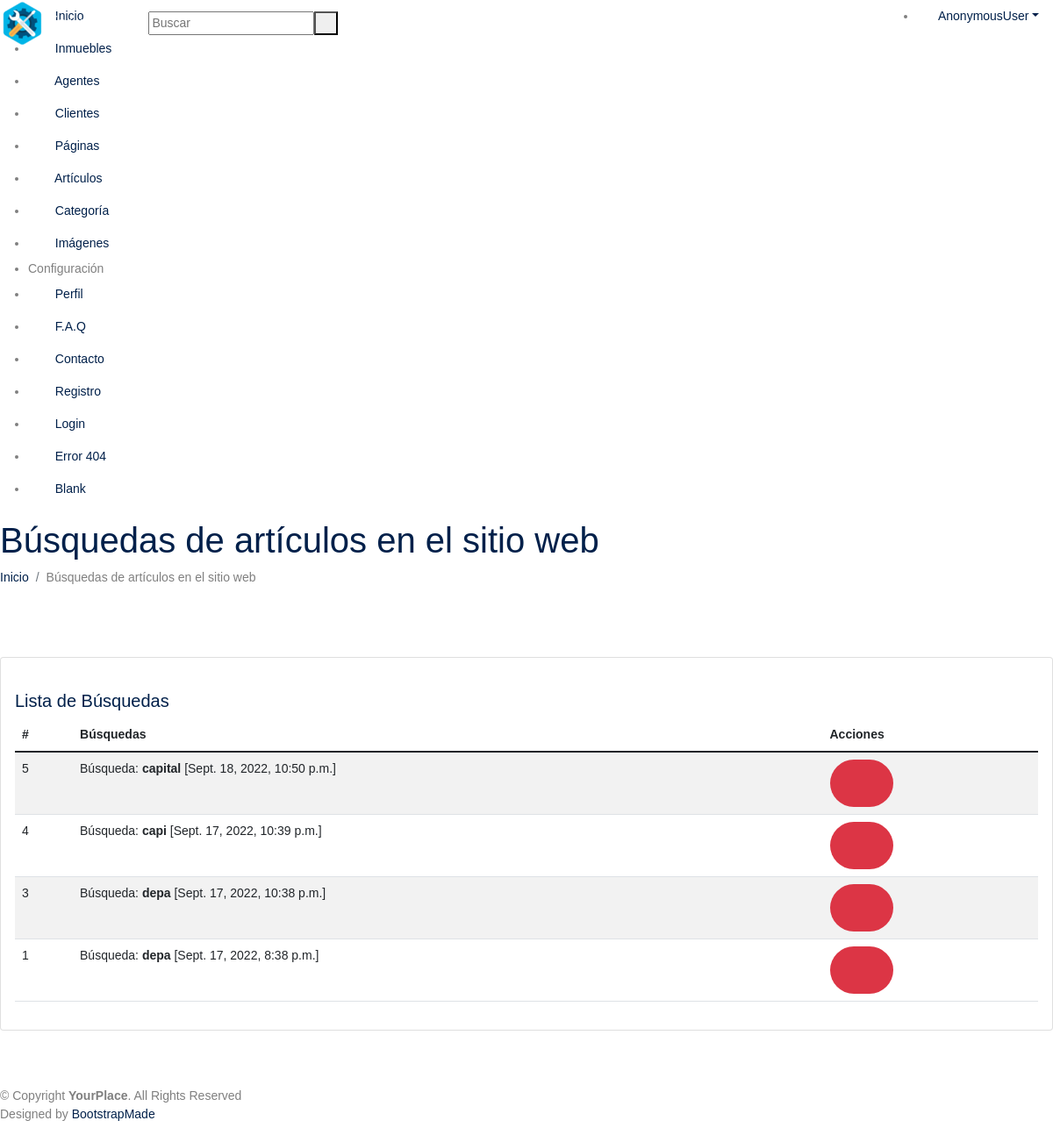
The page /panel/busqueda_frontend/ on the database as committed earlier.
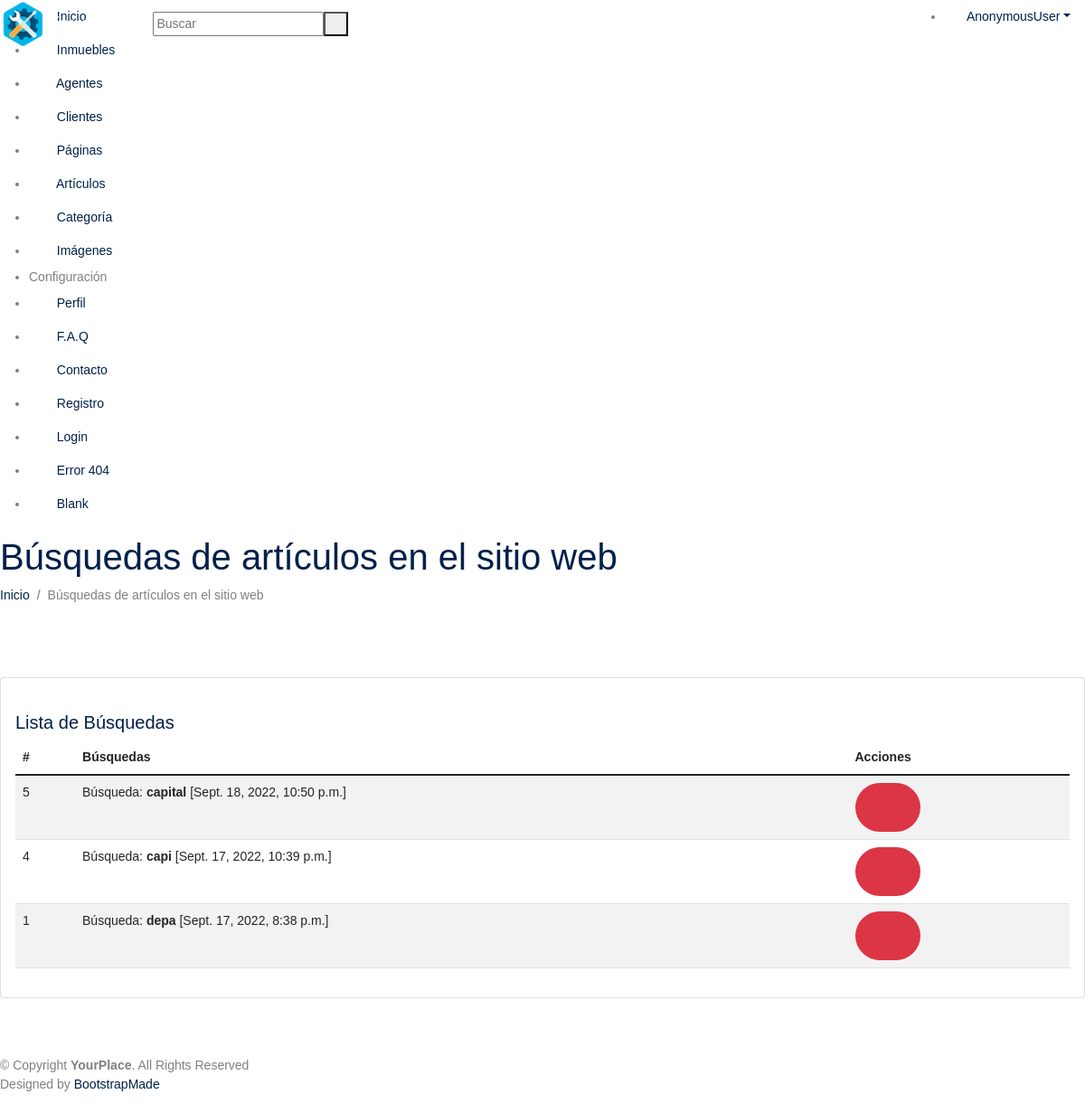
The same page on the database as committed later.
### panel/models.py (models this page shows, shortened)
class Frontend_Search_Model(models.Model):
    name = models.CharField(max_length=250, verbose_name='Término de búsqueda [*]')
    created  = models.DateTimeField(auto_now_add=True, null=True, blank=True, verbose_name='Fecha de creación')
    class Meta:
        verbose_name = 'Búsqueda Frontend'
        verbose_name_plural = 'Búsquedas Frontend'
        ordering = ['-created']

### panel/views.py (the view)
# urls.py: path('busqueda_frontend/', panel.views.listar_busquedas_frontend, name='listar_busquedas_frontend'),
def listar_busquedas_frontend(request, *args, **kwargs):
    object_list = Frontend_Search_Model.objects.all() # Lista de objetos
    success_create = ''
    success_edit = ''
    success_delete = ''
    if request.method == 'GET':
        success_create_get = request.GET.get('success_create')
        print(f'success_create_get: {success_create_get}')
        if success_create_get == 'OK':
            success_create = 'OK'
        success_edit_get = request.GET.get('success_edit')
        print(f'success_edit_get: {success_edit_get}')
        if success_edit_get == 'OK':
            success_edit = 'OK'
        success_delete_get = request.GET.get('success_delete')
        print(f'success_delete_get: {success_delete_get}')
        if success_delete_get == 'OK':
            success_delete = 'OK'
    context = {
        'page' : 'Búsquedas de artículos en el sitio web',
        'singular' : 'búsqueda',
        'plural' : 'búsquedas',
        'url_activo_index' : 'listar_busquedas_frontend',
        'url_eliminar' : 'eliminar_busqueda_frontend',
        'success_create': success_create,
        'success_edit': success_edit,
        'success_delete': success_delete,
        'object_list': object_list
    }
    return render(request, 'panel/generic_list_search.html', context)

### panel/templates/panel/generic_list_search.html (shortened to what this page needs)
{% extends "panel/base_admin.html" %}
{% load static %}
{% block content %}
<main id="main" class="main">
  <div class="pagetitle">
  <h1>{{ page }}</h1>
    {% include 'panel/breadcrumb.html' %}
  </div>
  <section class="section">
    <div class="row">
      <div class="col-lg-12">
        {% if object_list %}
          <div class="card">
            <div class="card-body">
              <br>
              <h5 class="card-title">Lista de {{ plural|capfirst }}</h5>
              <table class="table table-striped">
                <thead>
                  <tr>
                    <th>#</th>
                    <th>{{ plural|capfirst }}</th>
                    <th>Acciones</th>
                  </tr>
                </thead>
                <tbody>
                  {% for item in object_list %}
                  <tr>
                    <td> {{ item.id }} </td>
                    <td>
                      <div class="row">
                          <p>
                            Búsqueda: <strong>{{ item.name }} </strong>
                            {% if item.created %}[{{ item.created }}]{% endif %}
                          </p>
                      </div>
                    </td>
                    <td>
                      <a href="{% url url_eliminar item.id %}" class="btn btn-danger btn-round btn-icon waves-effect waves-classic" title="Eliminar" data-toggle="tooltip" data-original-title="Eliminar">
                        <i class="ri-delete-bin-fill"></i></a>
                    </td>
                  </tr>
                  {% endfor %}
                </tbody>
              </table>
            </div>
          </div>
        {% else %}
          <div class="alert alert-warning fade show" role="alert">
            No existen registros.
          </div>
        {% endif %}
      </div>
    </div>
  </section>
</main>
{% endblock content %}

Rows that differ between the two databases and show on the page:
removed Frontend_Search_Model: id "3", name "depa", created "Sept. 17, 2022, 10:38 p.m."
